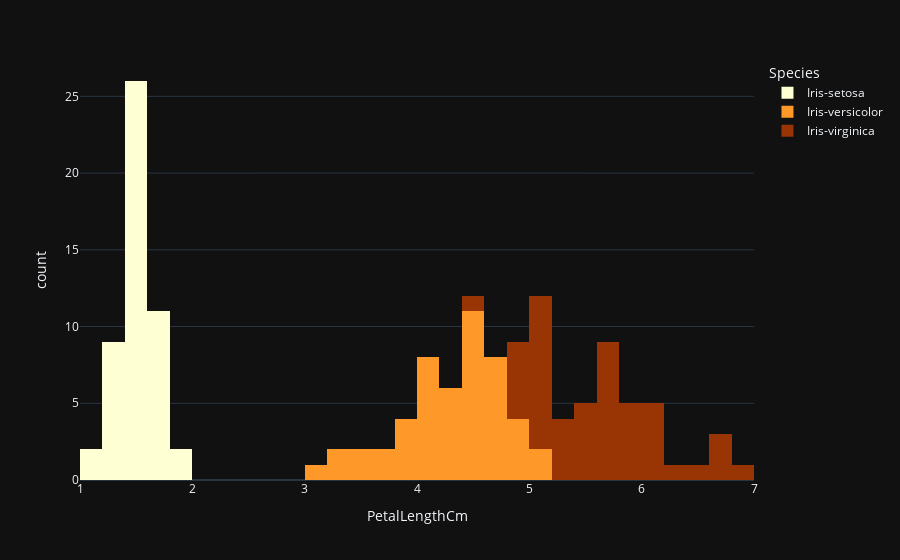

Notebook source saved alongside this figure:
### Code cell
fig = px.histogram(data_frame=iris, x='PetalLengthCm',color='Species',color_discrete_sequence=['#ffffd4 ','#fe9929 ','#993404 '], template='plotly_dark',nbins=30)
fig.show()

### Figure 1 — Plotly figure (JSON) as saved in the notebook; plotly's stock layout.template omitted (floating-point values rounded to 4 significant figures)
{"data": [{"alignmentgroup": "True", "bingroup": "x", "hovertemplate": "Species=Iris-setosa<br>PetalLengthCm=%{x}<br>count=%{y}<extra></extra>", "legendgroup": "Iris-setosa", "marker": {"color": "#ffffd4 ", "pattern": {"shape": ""}}, "name": "Iris-setosa", "nbinsx": 30, "offsetgroup": "Iris-setosa", "orientation": "v", "showlegend": true, "type": "histogram", "x": [1.4, 1.4, 1.3, 1.5, 1.4, 1.7, 1.4, 1.5, 1.4, 1.5, 1.5, 1.6, 1.4, 1.1, 1.2, 1.5, 1.3, 1.4, 1.7, 1.5, 1.7, 1.5, 1, 1.7, 1.9, 1.6, 1.6, 1.5, 1.4, 1.6, 1.6, 1.5, 1.5, 1.4, 1.5, 1.2, 1.3, 1.5, 1.3, 1.5, 1.3, 1.3, 1.3, 1.6, 1.9, 1.4, 1.6, 1.4, 1.5, 1.4], "xaxis": "x", "yaxis": "y"}, {"alignmentgroup": "True", "bingroup": "x", "hovertemplate": "Species=Iris-versicolor<br>PetalLengthCm=%{x}<br>count=%{y}<extra></extra>", "legendgroup": "Iris-versicolor", "marker": {"color": "#fe9929 ", "pattern": {"shape": ""}}, "name": "Iris-versicolor", "nbinsx": 30, "offsetgroup": "Iris-versicolor", "orientation": "v", "showlegend": true, "type": "histogram", "x": [4.7, 4.5, 4.9, 4, 4.6, 4.5, 4.7, 3.3, 4.6, 3.9, 3.5, 4.2, 4, 4.7, 3.6, 4.4, 4.5, 4.1, 4.5, 3.9, 4.8, 4, 4.9, 4.7, 4.3, 4.4, 4.8, 5, 4.5, 3.5, 3.8, 3.7, 3.9, 5.1, 4.5, 4.5, 4.7, 4.4, 4.1, 4, 4.4, 4.6, 4, 3.3, 4.2, 4.2, 4.2, 4.3, 3, 4.1], "xaxis": "x", "yaxis": "y"}, {"alignmentgroup": "True", "bingroup": "x", "hovertemplate": "Species=Iris-virginica<br>PetalLengthCm=%{x}<br>count=%{y}<extra></extra>", "legendgroup": "Iris-virginica", "marker": {"color": "#993404 ", "pattern": {"shape": ""}}, "name": "Iris-virginica", "nbinsx": 30, "offsetgroup": "Iris-virginica", "orientation": "v", "showlegend": true, "type": "histogram", "x": [6, 5.1, 5.9, 5.6, 5.8, 6.6, 4.5, 6.3, 5.8, 6.1, 5.1, 5.3, 5.5, 5, 5.1, 5.3, 5.5, 6.7, 6.9, 5, 5.7, 4.9, 6.7, 4.9, 5.7, 6, 4.8, 4.9, 5.6, 5.8, 6.1, 6.4, 5.6, 5.1, 5.6, 6.1, 5.6, 5.5, 4.8, 5.4, 5.6, 5.1, 5.1, 5.9, 5.7, 5.2, 5, 5.2, 5.4, 5.1], "xaxis": "x", "yaxis": "y"}], "layout": {"barmode": "relative", "legend": {"title": {"text": "Species"}, "tracegroupgap": 0}, "margin": {"t": 60}, "xaxis": {"anchor": "y", "domain": [0, 1], "title": {"text": "PetalLengthCm"}}, "yaxis": {"anchor": "x", "domain": [0, 1], "title": {"text": "count"}}}}
